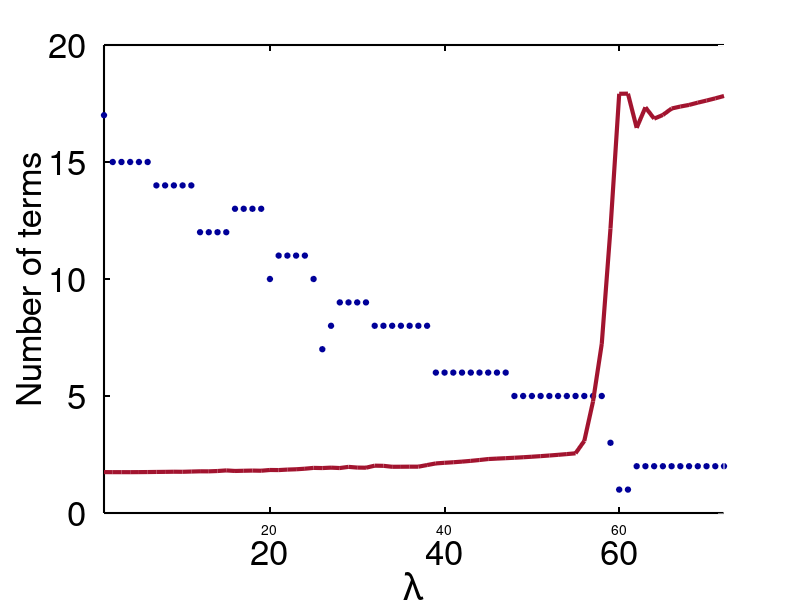

Write MATLAB code to recreate this figure.
%%SI_car/cal06252. Structural analysis

%%%%%%%%%%%%%%%%%%%%%%%%%  S^3d method %%%%%%%%%%%%%%%%%%%%%%%%%%%%%%%%%%%%
%%% This file generate the Fig.14-SI presented in                       %%%
%%% Ye Yuan, " Machine Discovery of Partial Differential 
%%%             Equations from Spatiotemporal Data"                     %%%
%   @author: Ye Yuan
%%%%%%%%%%%%%%%%%%%%%%%%%%%%%%%%%%%%%%%%%%%%%%%%%%%%%%%%%%%%%%%%%%%%%%%%%%%

load('fig252right.mat');
x = num;
y1 = number;
y2 = err;
[AX,H1,H2] = plotyy(x,y1,x,y2,'plot');
set(AX(1),'XColor','k','YColor',[0 0 0]);
set(AX(2),'XColor','k','YColor','w');
set(gca,'color',[0.941176474094391 0.941176474094391 0.941176474094391]);
set(gcf,'color','w');
HH1=get(AX(1),'Ylabel');
set(HH1,'String','Number of terms');
set(HH1,'color',[0 0 0]);
HH2=get(AX(2),'Ylabel');
set(HH2,'color','r');
set(H1,'MarKer','o','Linestyle','none','MarkerFaceColor',[0 0 0.600000023841858],...
    'Color',[0 0 0.600000023841858],'MarkerSize',4); 
set(AX(1),'ylim',[0,20],'ytick',0:5:20)  
set(H2,'Linestyle','-','color',[0.635294139385223 0.0784313753247261 0.184313729405403],'Linewidth',3);
set(AX(2),'ylim',[0.20,0.38],'ytick',0.20:0.02:0.38)  
xlabel('\lambda');
set(gca,'linewidth',1.5);
set(gca,'FontSize',25);
set(get(gca,'YLabel'),'Fontsize',25);